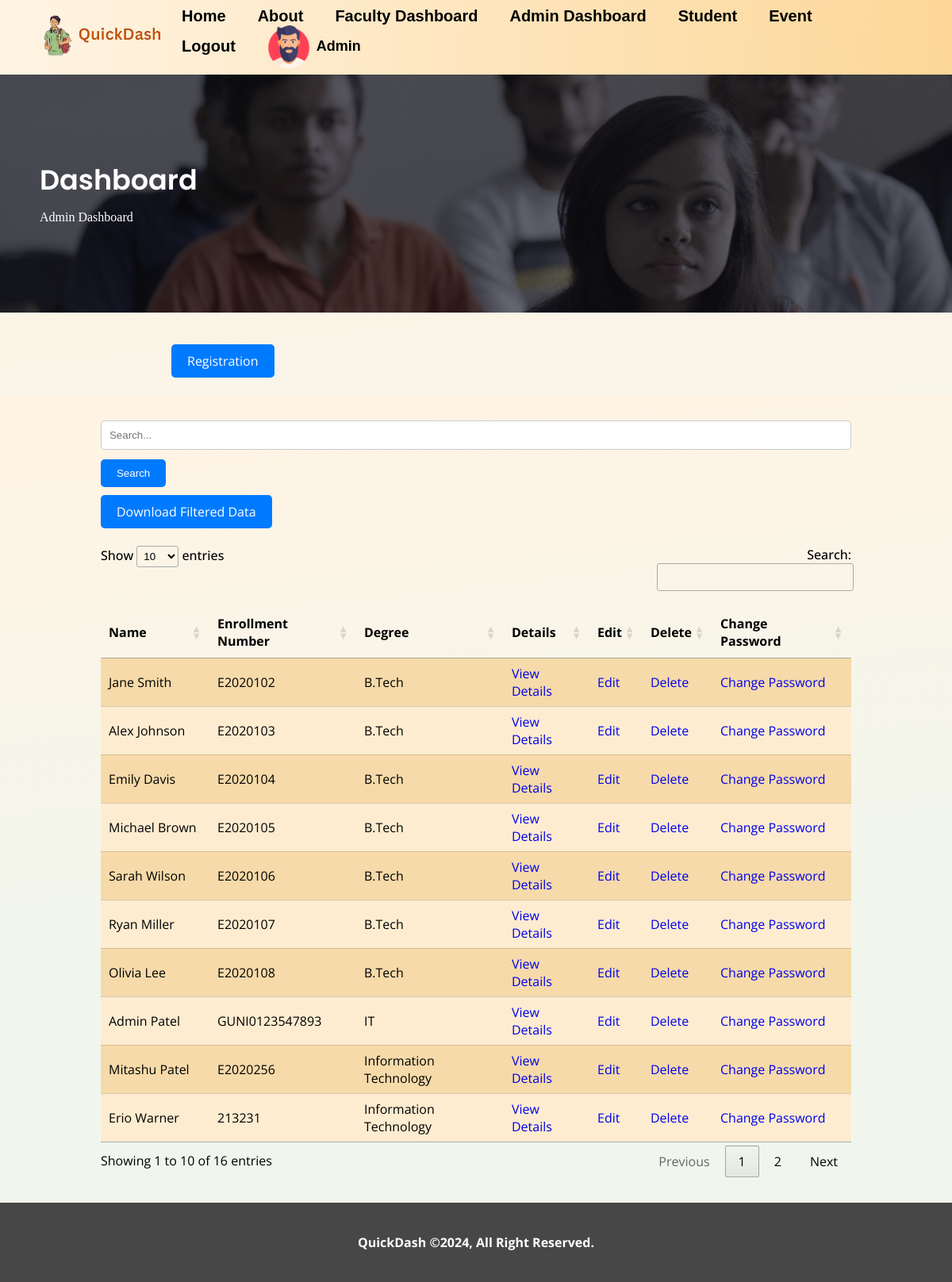
Screenshot of /admin_dashboard.php (signed in) with the database file from the repository.
### tables this page shows
CREATE TABLE `users` (
  `id` int(11) NOT NULL,
  `first_name` varchar(255) DEFAULT NULL,
  `last_name` varchar(255) DEFAULT NULL,
  `name` varchar(255) NOT NULL,
  `email` varchar(255) NOT NULL,
  `password` varchar(255) NOT NULL,
  `address` varchar(255) NOT NULL,
  `phone_number` varchar(15) DEFAULT NULL,
  `enrollment_number` varchar(20) NOT NULL,
  `accommodation` enum('hosteller','traveller') NOT NULL,
  `current_semester` varchar(50) NOT NULL,
  `marks_mad` int(11) NOT NULL,
  `marks_nodejs` int(11) NOT NULL,
  `marks_cn` int(11) NOT NULL,
  `marks_software_packages` int(11) NOT NULL,
  `marks_software_engi` int(11) NOT NULL,
  `join_date` date DEFAULT NULL,
  `class_batch` varchar(20) DEFAULT NULL,
  `current_degree` varchar(50) DEFAULT NULL,
  `lab_attendance_mad` int(11) DEFAULT NULL,
  `lab_attendance_nodejs` int(11) DEFAULT NULL,
  `lab_attendance_cn` int(11) DEFAULT NULL,
  `lab_attendance_software_packages` int(11) DEFAULT NULL,
  `lab_attendance_software_engi` int(11) DEFAULT NULL,
  `lec_attendance_mad` int(11) DEFAULT NULL,
  `lec_attendance_nodejs` int(11) DEFAULT NULL,
  `lec_attendance_cn` int(11) DEFAULT NULL,
  `lec_attendance_software_packages` int(11) DEFAULT NULL,
  `lec_attendance_software_engi` int(11) DEFAULT NULL,
  `is_admin` tinyint(1) DEFAULT 0
);

### admin_dashboard.php (the view, shortened to what this page needs)
<?php
include 'db_config.php';
$searchQuery = isset($_GET['search_query']) ? trim($_GET['search_query']) : '';
try {
    $sql = "SELECT id, name, enrollment_number, current_degree FROM users";
    $stmt = $conn->prepare($sql);
    $stmt->execute();
    $stmt->bind_result($id, $name, $enrollment_number, $current_degree);
    $limitedDetails = [];
    while ($stmt->fetch()) {
        $limitedDetails[] = [
            'id' => $id,
            'name' => htmlspecialchars($name),
            'enrollment_number' => htmlspecialchars($enrollment_number),
            'current_degree' => htmlspecialchars($current_degree),
        ];
    }
} catch (Exception $e) {
    error_log("Error: " . $e->getMessage());
    echo "An error occurred while processing your request. Please try again later.";
}
?>
<?php include 'header.php'; ?>
<main class="site-main dashboard-page admin-dash">
    <div class="site-content-inner">
        <div class="page-headings" style="background-image:url('assets/images/dashboard.jpg');">
            <div class="container">
                <h2>Dashboard</h2>
                <div class="breadcrumb-list">
                    <ul class="navigation">
                        <li><a href="<?php echo $home_url; ?>/dashboard.php">Admin Dashboard</a></li>
                    </ul>
                </div>
            </div>
        </div>
        <a href="register.php" class="registration-button">Registration</a><br><br>
        <div class="page-content-in">
            <div class="dashboard-sidebar">
                <div class="container-full" style="overflow-x: auto;">
                    <form method="GET" action="">
                        <input type="text" name="search_query" placeholder="Search..."
                            value="<?php echo htmlspecialchars($searchQuery); ?>">
                        <button type="submit">Search</button>
                    </form>
                    <a href="download_data.php?search_query=<?php echo urlencode($searchQuery); ?>"
                        class="download-button">Download Filtered Data</a><br><br>
                    <table id="example" class="display" cellspacing="0" width="100%">
                        <thead>
                            <tr>
                                <th>Name</th>
                                <th>Enrollment Number</th>
                                <th>Degree</th>
                                <th>Details</th>
                                <th>Edit</th>
                                <th>Delete</th>
                                <th>Change Password</th>
                            </tr>
                        </thead>
                        <tbody>
                            <?php foreach ($limitedDetails as $user) { ?>
                                <tr>
                                    <td><?php echo $user['name']; ?></td>
                                    <td><?php echo $user['enrollment_number']; ?></td>
                                    <td><?php echo $user['current_degree']; ?></td>
                                    <td><a href="view_details.php?id=<?php echo $user['id']; ?>">View Details</a></td>
                                    <td><a href="edit_user.php?id=<?php echo $user['id']; ?>">Edit</a></td>
                                    <td><a href="delete_user.php?id=<?php echo $user['id']; ?>">Delete</a></td>
                                    <td><a href="change_password.php?id=<?php echo $user['id']; ?>">Change Password</a>
                                    </td>
                                </tr>
                            <?php } ?>
                        </tbody>
                    </table>
                </div>
            </div>
        </div>
    </div>
</main>
<?php include 'footer.php'; ?>

### header.php (shortened to what this page needs)
<?php
$protocol = isset($_SERVER['HTTPS']) && $_SERVER['HTTPS'] === 'on' ? 'https' : 'http';
$host = $_SERVER['HTTP_HOST'];
$script = $_SERVER['SCRIPT_NAME'];
$home_url = $protocol . '://' . $host . dirname($script) . '/';
include 'db_config.php';
function getUserData($userId, $conn)
{
    $stmt = $conn->prepare("SELECT first_name, is_admin FROM users WHERE id = ?");
    $stmt->bind_param("i", $userId);
    $stmt->execute();
    $stmt->bind_result($userName, $isAdmin);
    if ($stmt->fetch()) {
        return ['first_name' => $userName, 'is_admin' => $isAdmin];
    } else {
        return false;
    }
}
$userData = isset($_SESSION['user_id']) ? getUserData($_SESSION['user_id'], $conn) : false;
$userName = $userData ? $userData['first_name'] : false;
$isUserAdmin = $userData ? $userData['is_admin'] : false;
?>
<!DOCTYPE html>
<html>
<head>
    <link rel="stylesheet" type="text/css" href="https://cdn.datatables.net/1.10.9/css/jquery.dataTables.min.css">
    <link rel="stylesheet" href="assets/css/main.css">
    <link rel="stylesheet" href="assets/css/responsive.css">
</head>
<body>
    <header>
        <div class="container">
            <div class="header-inner">
                <div class="header-logo">
                    <a href="<?php echo $home_url; ?>"><img src="assets/images/logo.png"></a>
                </div>
                <div class="header-menu">
                    <nav>
                        <ul>
                            <li><a href="<?php echo $home_url; ?>">Home</a></li>
                            <li><a href="<?php echo $home_url; ?>/about.php">About</a></li>
                            <?php if (isset($_SESSION['user_id'])) { ?>
                                <?php if ($isUserAdmin) { ?>
                                    <li><a href="<?php echo $home_url; ?>/faculty_dashboard.php">Faculty Dashboard</a></li>
                                    <li><a href="<?php echo $home_url; ?>/admin_dashboard.php">Admin Dashboard</a></li>
                                    <li><a href="<?php echo $home_url; ?>/student_dash.php">Student</a></li>
                                    <li><a href="<?php echo $home_url; ?>/event_add.php">Event</a></li>
                                <?php } else { ?>
                                    <li><a href="<?php echo $home_url; ?>/dashboard.php">Dashboard</a></li>
                                    <li><a href="<?php echo $home_url; ?>/event_detail.php">Event</a></li>
                                <?php } ?>
                                <li><a href="<?php echo $home_url; ?>/logout.php">Logout</a></li>
                                <?php if ($userName) { ?>
                                    <li class="profile-name-head">
                                        <a
                                            href="<?php echo $isUserAdmin ? $home_url . '/admin_dashboard.php' : $home_url . '/dashboard.php'; ?>">
                                            <img src="assets/images/man.png">
                                            <span>
                                                <?php echo $userName; ?>
                                            </span>
                                        </a>
                                    </li>
                                <?php } ?>
                            <?php } else { ?>
                                <li><a href="<?php echo $home_url; ?>/login.php">Login</a></li>
                            <?php } ?>
                        </ul>
                    </nav>
                </div>
            </div>
        </div>
    </header>
</body>
</html>

### assets/css/main.css (style rules this page uses)
* { margin: 0; padding: 0; box-sizing: border-box; }
a, p { transition: 0.3s ease; }
main.site-main { height: 100%; position: relative; width: 100%; }
h1, h2, h3, h4, h5, h6 { margin-top: 0px; margin-bottom: 12px; color: #000; font-weight: 600; line-height: 1.3em; font-family: "Poppins", sans-serif; }
body { font-family: "Open Sans", sans-serif; }
h2 { font-size: 35px; }
ul { margin-bottom: 0px; }
.container { max-width: 1224px; margin-left: auto; margin-right: auto; width: 100%; padding: 0 50px; }
.header-inner { display: flex; justify-content: space-between; align-items: center; padding: 8px 0; }
.header-logo img { max-width: 229px; max-height: 82px; padding: 10px 0; width: 100%; object-fit: contain; }
header { background-size: cover; background-repeat: no-repeat; background-position: center; min-height: 70px; background: #f89f0457; background: linear-gradient(to right, #fff4e4, #f89f0457); }
header .container { max-width: 100% !important; }
.header-menu nav ul { list-style: none; display: flex; align-items: center; flex-wrap: wrap; }
.header-menu nav ul li { padding: 0 20px; }
.header-menu nav ul li a { text-decoration: none; font-size: 20px; color: #000; font-weight: 700; font-family: sans-serif; transition: 0.3s ease-in; position: relative; }
.breadcrumb-list ul { list-style: none; display: flex; align-items: center; }
.breadcrumb-list ul li { padding: 0 5px; }
.breadcrumb-list ul li:first-child { padding-left: 0; }
.breadcrumb-list ul li a { color: #000; text-decoration: none; font-size: 16px; font-family: none; }
.page-headings { padding: 60px 0; display: flex; align-items: center; justify-content: center; flex-direction: column; color: #fff; position: relative; min-height: 300px; }
.page-headings:after { content: ""; position: absolute; left: 0; top: 0; width: 100%; height: 100%; background-color: #000; opacity: 0.5; }
.page-headings h2, .page-headings a { color: #fff !important; z-index: 2; position: relative; }
.page-content-in { padding: 55px 0; background-color: #eeeeee; background-image: linear-gradient( 174.2deg, rgba(255, 244, 228, 1) 7.1%, rgba(240, 246, 238, 1) 67.4% ); min-height: 80vh; }
input { width: 100%; padding: 8px; margin-bottom: 12px; box-sizing: border-box; transition: border-color 0.3s ease-out; border: 1px solid #ccc; min-height: 35px; border-radius: 5px; }
.dashboard-page .page-content-in { padding: 0; }
.admin-dash .container-full { max-width: 100%; padding: 32px 50px; }
li.profile-name-head img { width: 54px; object-fit: contain; margin-right: 8px; }
li.profile-name-head span { font-size: 18px; font-weight: 700; }
li.profile-name-head a { display: flex; align-items: center; justify-content: flex-end; }
body { background-image: linear-gradient( 174.2deg, rgba(255, 244, 228, 1) 7.1%, rgba(240, 246, 238, 1) 67.4% ); }
.dashboard-sidebar { width: 100%; height: 100%; display: flex; align-items: flex-start; }
.admin-dash .dashboard-sidebar { justify-content: center; }
a { text-decoration: none; }
table.dataTable.stripe tbody tr.odd, table.dataTable.display tbody tr.odd { background-color: #fcdfad; }
table.dataTable tbody tr { background-color: #feecd0; }

### admin_dashboard.php (style rules this page uses)
.registration-button { margin-top: 40px; margin-left: 18%; display: inline-block; padding: 10px 20px; background-color: #007bff; color: #fff; text-decoration: none; border-radius: 5px; transition: background-color 0.3s ease; }
.page-content-in form input[type="text"] { padding: 10px; border: 1px solid #ccc; border-radius: 5px; margin-right: 10px; }
.page-content-in form button[type="submit"] { padding: 10px 20px; background-color: #007bff; color: #fff; border: none; border-radius: 5px; cursor: pointer; }
.page-content-in .download-button { display: inline-block; padding: 10px 20px; background-color: #007bff; color: #fff; text-decoration: none; border-radius: 5px; margin-top: 10px; cursor: pointer; }

### rows the page displays
users: first_name "Admin", name "Admin Patel", enrollment_number "GUNI0123547893", current_degree "IT"
users: name "Jane Smith", enrollment_number "E2020102", current_degree "B.Tech"
users: name "Alex Johnson", enrollment_number "E2020103", current_degree "B.Tech"
users: name "Emily Davis", enrollment_number "E2020104", current_degree "B.Tech"
users: name "Michael Brown", enrollment_number "E2020105", current_degree "B.Tech"
users: name "Sarah Wilson", enrollment_number "E2020106", current_degree "B.Tech"
users: name "Ryan Miller", enrollment_number "E2020107", current_degree "B.Tech"
users: name "Olivia Lee", enrollment_number "E2020108", current_degree "B.Tech"
users: name "Mitashu Patel", enrollment_number "E2020256", current_degree "Information Technology"
users: name "Erio Warner", enrollment_number "213231", current_degree "Information Technology"
